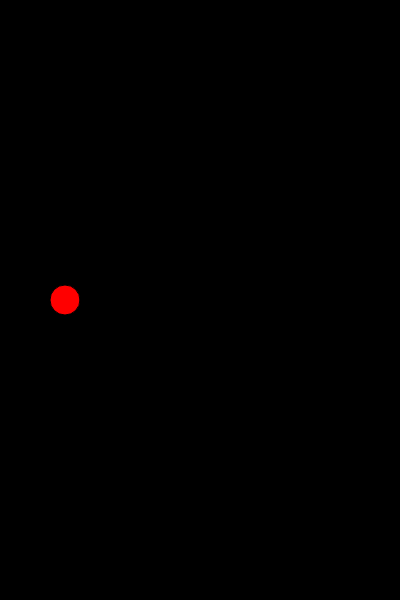
Frame 1 (no input)
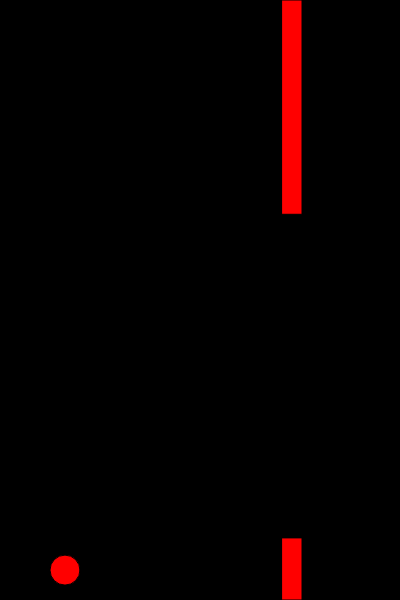
Frame 60 (no input)
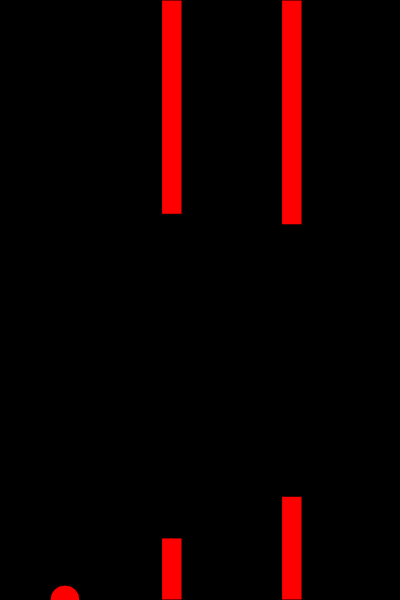
Frame 120 (the mouse pressed at the canvas centre since frame 60)

The p5.js sketch that drew these frames (run headless with seeded random() and noise() and a simulated clock; from frame 60 on, the mouse is pressed at the canvas centre):

// p5.js sketch
// ── sketch.js
var bird;
var pillars = [];
function setup(){
  createCanvas(400,600);
  bird=new Bird();
  pillars.push(new Pillar());

}
function draw(){
  background(0);
  bird.show();
  bird.update();

  for(var i = 0; i < pillars.length; i++){
    pillars[i].show();
    pillars[i].update();
  }
 if(frameCount % 60 == 0 ){
  pillars.push(new Pillar());
 }

}
function keyPressed(){
  if(key == ' '){
    //console.log("SPACE");
    bird.up();
  }
}
// ── bird.js
function Bird(){
  this.y=height/2;
  this.x=65;

  this.gravity= 0.6;
  this.lift= -15;
  this.velocity=0;


  this.show=function(){
      fill("red");
      ellipse(this.x, this.y,30,30);      
 
  }
    this.up=function(){
      this.velocity += this.lift;



    }
  this.update=function(){
    this.velocity += this.gravity;
    this.velocity *=0.9;
    this.y += this.velocity;

    if(this.y > height){
      this.y=height;
      this.velocity=0;

    }
    if(this.y < 0){
      this.y=0;
      this.velocity=0;
      
    }


  }
}
// ── pillar.js
function Pillar(){
    this.top=random(height/2);
    this.bottom=random(height/2);
    this.x=width;
    this.w=20;
    this.speed=2;

    this.show=function(){
        fill("red");     
        rect(this.x, 0, this.w, this.top);
        rect(this.x, height-this.bottom, this.w, this.bottom);

    }
    this.update=function(){
        this.x -= this.speed;
    }
}
